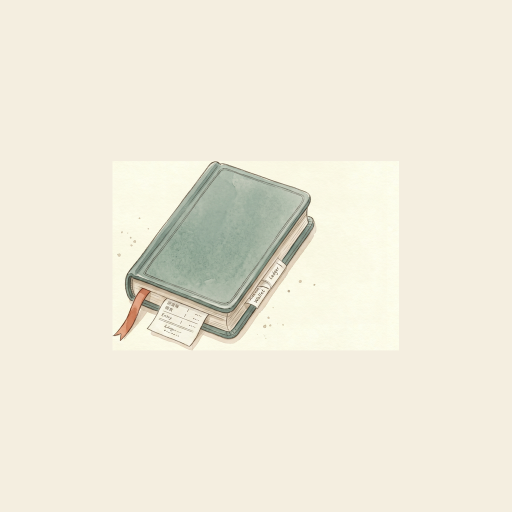
#> input picture temp-asset/launcher-candidates/launcher_book_1024.png, 1024 x 1024 px, given in place of Gemini_Generated_Image_r7ughkr7ughkr7ug.png, which was not available (shown at 1/2 size)
$ python process.py
#> lines starting #> are read from the running program, lines starting #| are printed output that depends on the picture; pictures that were not available may be replaced by others from this repository, and a replacement may not be noted
#> in process, img is the input picture: PIL image 1024x1024 RGB; mean R, G, B 238.5, 234, 219.2
#!/usr/bin/env python3
"""
One-off: turn the raw 2048² Gemini PNGs into shippable WebPs.

Pipeline per illustration:
  load → knock paper out to transparent (soft-edge alpha) → auto-trim alpha
  → pad to square (transparent) → resize → WebP with alpha

The cream-paper background Gemini bakes into each illustration was visible as
a "card" rectangle against the app's surface colour (#EFEAE0). Transparent
alpha lets the illustration sit on any surface seamlessly.

Outputs land in android/core/design-system/src/main/res/drawable-nodpi/ so
any feature module can `import tw.invoicewallet.core.designsystem.R`.

Originals stay in temp-asset/ (gitignored). Re-run any time prompts change.
"""

import os

import numpy as np
from PIL import Image, ImageDraw, ImageFilter

ROOT = "/Users/liyoclaw/Projects/invoice-app"
SRC = f"{ROOT}/temp-asset"
DST = f"{ROOT}/android/core/design-system/src/main/res/drawable-nodpi"
os.makedirs(DST, exist_ok=True)

# Mean paper-cream colour of Gemini's canvas — close to #F4EEE0 but the
# watercolour texture varies, so we threshold within a band rather than
# matching exactly. (The same constant doubles as the "paint over" colour
# for the pairing-image label cleanup below.)
BG = (244, 238, 224)


def knock_out_paper(img, threshold=38, soft_band=22):
    """
    Returns an RGBA copy with paper-coloured pixels turned transparent.

    Pixels whose RGB distance from [BG] is below [threshold] become fully
    transparent. Pixels in the soft band [threshold, threshold + soft_band]
    get a linearly-interpolated alpha, giving a feathered edge rather than
    a jagged cut. Painted pixels stay fully opaque.
    """
#> called with threshold = 38, soft_band = 22
    rgba = np.array(img.convert("RGBA"), dtype=np.int32)
    rgb = rgba[..., :3]
    bg = np.array(BG, dtype=np.int32)
    dist = np.sqrt(((rgb - bg) ** 2).sum(axis=-1))
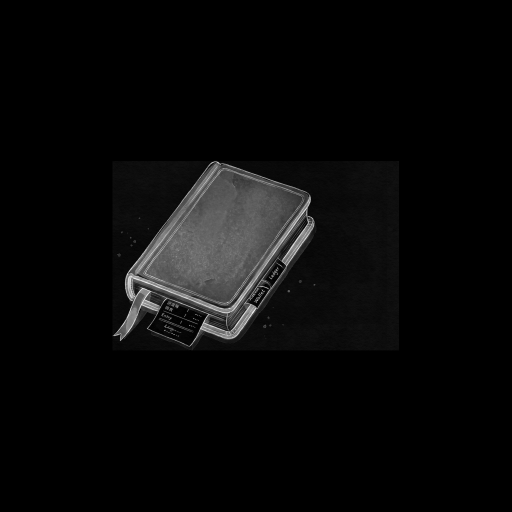
#> dist: shape (1024, 1024) float64 (shown at 1/2 size); min 0, max 333, mean 12.1; drawn with min black and max white

    alpha = np.where(
        dist < threshold,
        0.0,
        np.where(
            dist < threshold + soft_band,
            (dist - threshold) / soft_band * 255.0,
            255.0,
        ),
    )
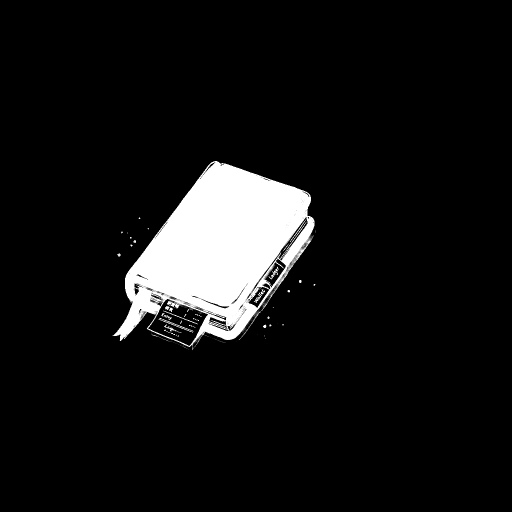
#> alpha: shape (1024, 1024) float64 (shown at 1/2 size); min 0, max 255, mean 19.5
    rgba[..., 3] = np.clip(alpha, 0, 255).astype(np.uint8)
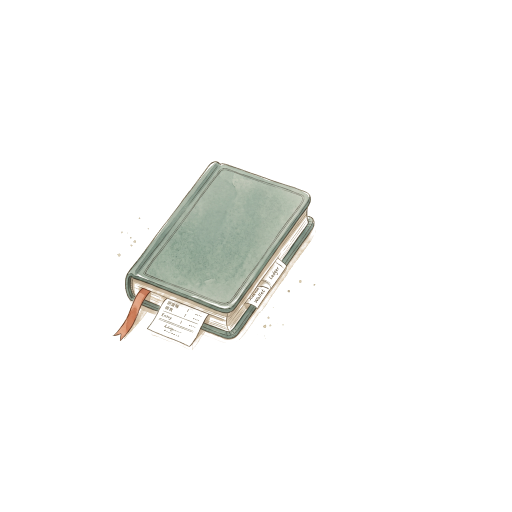
#> rgba: shape (1024, 1024, 4) int32 (shown at 1/2 size); mean R, G, B, A 238.5, 234, 219.2, 19.5; transparent parts drawn white
    return Image.fromarray(rgba.astype(np.uint8), "RGBA")


def auto_trim(img, pad=24):
    """Trim transparent margins (alpha == 0) with a few px of breathing room."""
#> called with pad = 24
    if img.mode != "RGBA":
        img = img.convert("RGBA")
    bbox = img.split()[-1].getbbox()  # alpha channel bbox
#> bbox = (225, 322, 632, 701)
    if bbox is None:
        return img
    w, h = img.size
#> w = 1024; h = 1024
    left, top, right, bottom = bbox
#> left = 225; top = 322; right = 632; bottom = 701
    return img.crop(
        (
            max(0, left - pad),
            max(0, top - pad),
            min(w, right + pad),
            min(h, bottom + pad),
        )
    )
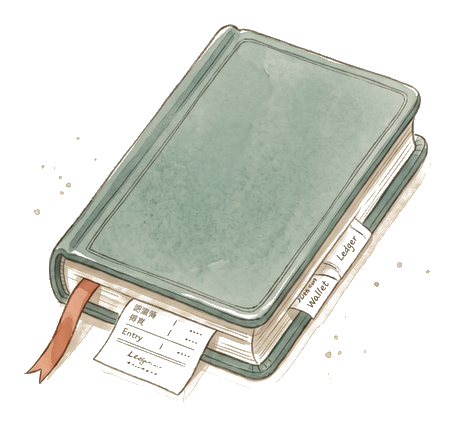
#> returned value: PIL image 455x427 RGBA; mean R, G, B, A 212.2, 213.1, 195.6, 105.4; transparent parts drawn white


def to_square(img):
    """Pad to a square canvas with transparent pixels."""
    if img.mode != "RGBA":
        img = img.convert("RGBA")
    w, h = img.size
#> w = 455; h = 427
    s = max(w, h)
#> s = 455
    out = Image.new("RGBA", (s, s), (0, 0, 0, 0))
#> out: PIL image 455x455 RGBA; every value is 0
    out.paste(img, ((s - w) // 2, (s - h) // 2), img)
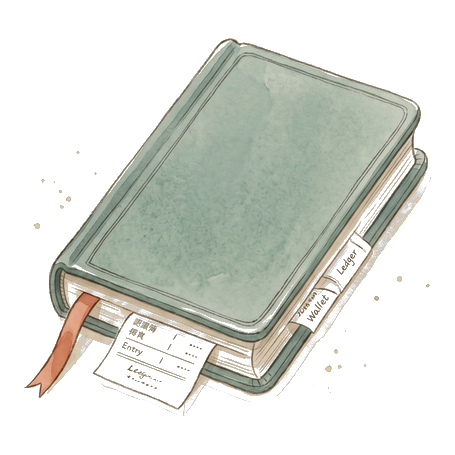
#> out: PIL image 455x455 RGBA; mean R, G, B, A 62.9, 65.5, 58.9, 97.8; transparent parts drawn white
    return out


def save_webp(img, name, max_dim, quality):
#> called with name = 'illust_onboarding_local', max_dim = 1024, quality = 82
    if img.mode != "RGBA":
        img = img.convert("RGBA")
    if max(img.size) > max_dim:
        img.thumbnail((max_dim, max_dim), Image.LANCZOS)
    path = f"{DST}/{name}.webp"
    img.save(path, "WEBP", quality=quality, method=6, exact=True)
    print(f"  {name:32s} {img.size[0]}x{img.size[1]}  {os.path.getsize(path) // 1024} KB")
#|   illust_onboarding_local          455x455  32 KB


def process(src, name, max_dim=1024, quality=82):
    img = Image.open(f"{SRC}/{src}")
    out = to_square(auto_trim(knock_out_paper(img)))
    save_webp(out, name, max_dim=max_dim, quality=quality)


# --- 1. Standard full illustrations ---

STANDARD = {
    "Gemini_Generated_Image_r7ughkr7ughkr7ug.png": "illust_onboarding_local",
    "Gemini_Generated_Image_fsbrtkfsbrtkfsbr.png": "illust_onboarding_scan",
    "Gemini_Generated_Image_l4oeq3l4oeq3l4oe.png": "illust_onboarding_csv",
    "Gemini_Generated_Image_worxz3worxz3worx.png": "illust_onboarding_ai",
    "Gemini_Generated_Image_6zj7ax6zj7ax6zj7.png": "illust_empty_list",
    "Gemini_Generated_Image_xctwvxctwvxctwvx.png": "illust_lottery_pending",
    "Gemini_Generated_Image_1811161811161811.png": "illust_lottery_won",
    "Gemini_Generated_Image_8x2nf58x2nf58x2n.png": "illust_lottery_noprize",
}

print("standard illustrations:")
for src, name in STANDARD.items():
    process(src, name)
#> pass 2 of the loop `for src, name in STANDARD.items():`:
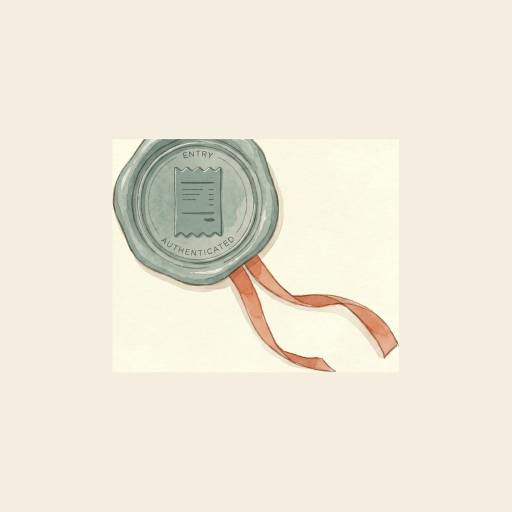
#> input picture temp-asset/launcher-candidates/launcher_seal_1024.png, 1024 x 1024 px, given in place of Gemini_Generated_Image_fsbrtkfsbrtkfsbr.png, which was not available (shown at 1/2 size)
#> in process, img is the input picture: PIL image 1024x1024 RGB; mean R, G, B 237.6, 232.6, 217.1
#> bbox = (225, 278, 798, 744)
#> top = 278; right = 798; bottom = 744
#> in auto_trim (call 2), `return img.crop( ( max(0, left - pad), max(0, top - pad), min(w, right..`:
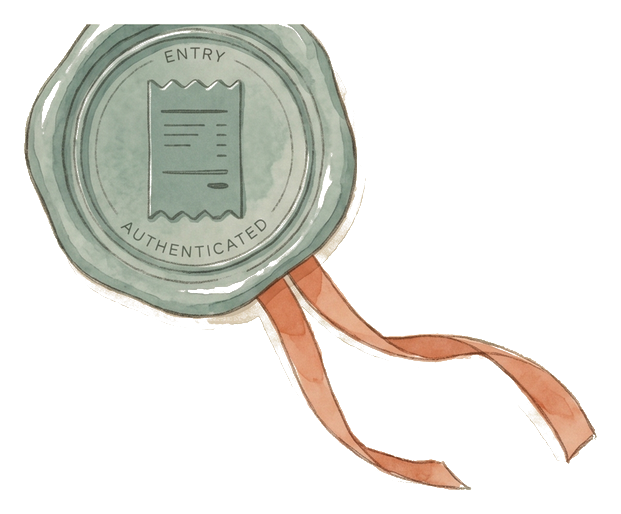
#> returned value: PIL image 621x514 RGBA; mean R, G, B, A 223, 220.4, 201.2, 77.5; transparent parts drawn white
#> in to_square (call 2), `w, h = img.size`: w = 621; h = 514
#> s = 621
#> in to_square (call 2), `out.paste(img, ((s - w) // 2, (s - h) // 2), img)`:
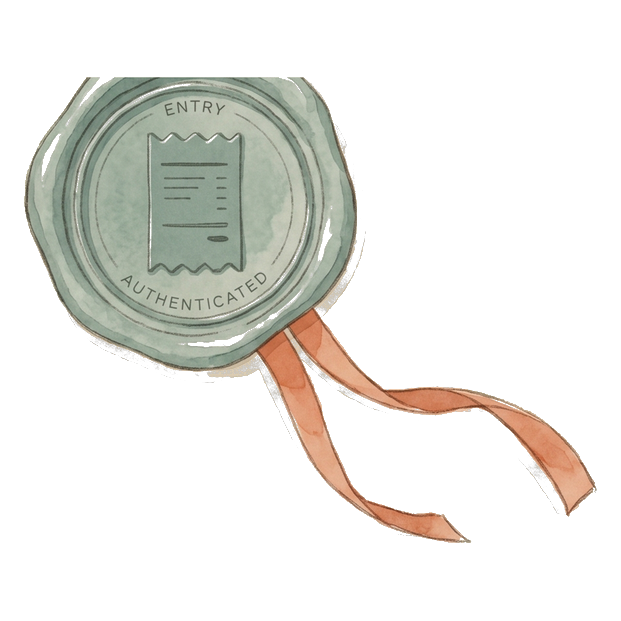
#> out: PIL image 621x621 RGBA; mean R, G, B, A 41.6, 40.9, 36.2, 63.7; transparent parts drawn white
#|   illust_onboarding_scan           621x621  28 KB
#> (the run stopped early here; a loop or call above may not have finished)
